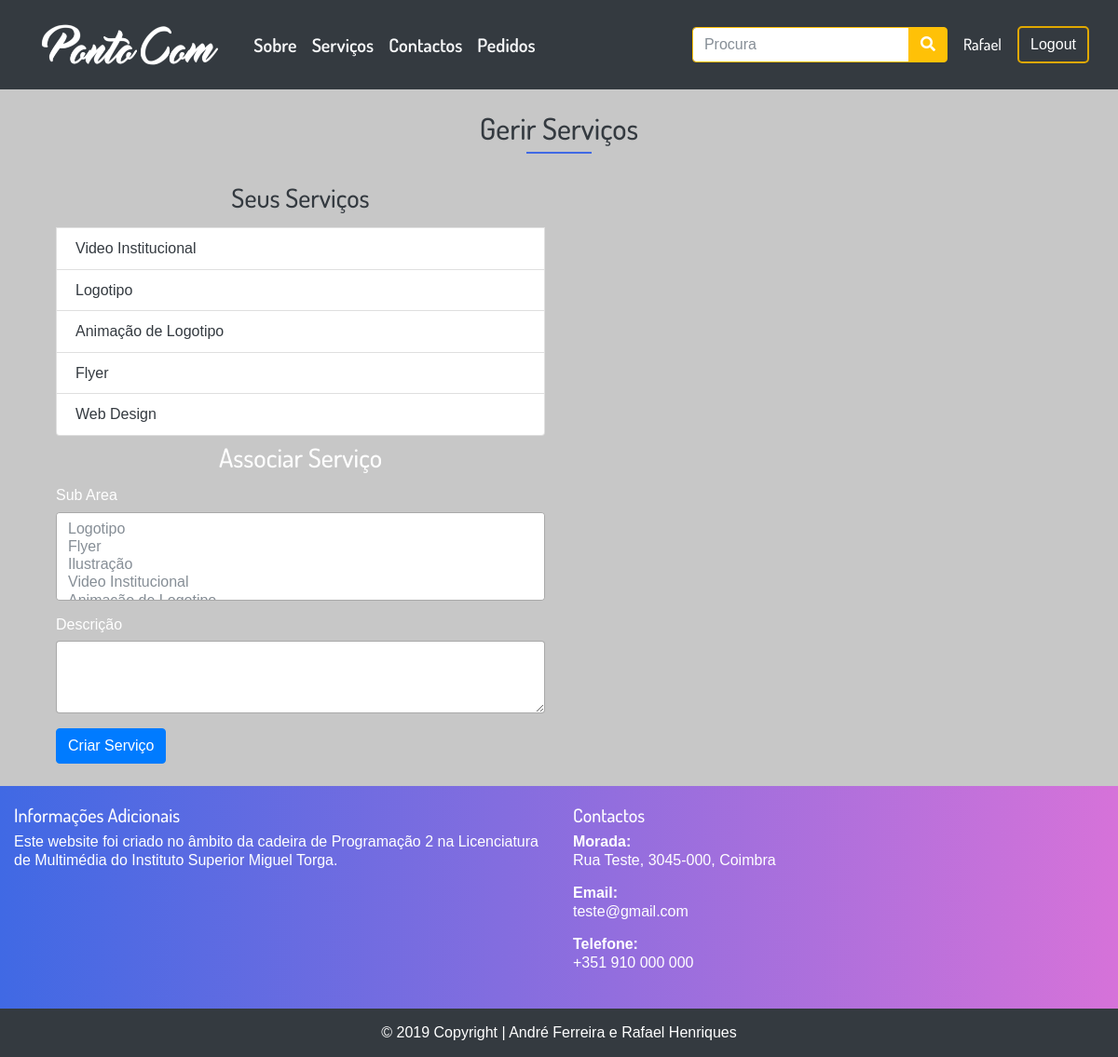
Screenshot of /index.php?op=gerirservicos (signed in) with the database file from the repository.
### tables this page shows
CREATE TABLE IF NOT EXISTS `subarea` (
  `id_subarea` int(11) NOT NULL AUTO_INCREMENT,
  `nome` varchar(50) NOT NULL,
  `data` datetime NOT NULL DEFAULT CURRENT_TIMESTAMP ON UPDATE CURRENT_TIMESTAMP,
  `id_area` int(11) NOT NULL,
  PRIMARY KEY (`id_subarea`),
  KEY `fk_id_area_area` (`id_area`)
);

### inc/gerirservicos.inc.php (the view, shortened to what this page needs)
<?php
if(isset($_SESSION['nome'],$_SESSION['id_utilizador'])){
$id = $_SESSION["id_utilizador"];
?>
<br>
<header class="col-md-12 mb-4">
<h2 class="text-center text-dark">Gerir Serviços</h2>
<span class="underline mb-3"></span>
</header>
<div class="container">
<div class="col-md-6">
<ul class="nav navbar-nav list-group">
<div class="col-12 text-center p-2 text-dark">
                <h3 class="">Seus Serviços</h3>
            </div>
<?php
                        $db = new PDO("mysql:host=localhost; dbname=projetofinal","root","");
                        $dados = $db->query("SELECT subarea.nome FROM servico JOIN utilizador ON servico.id_utilizador = utilizador.id_utilizador JOIN subarea ON servico.id_subarea = subarea.id_subarea JOIN area ON subarea.id_area = area.id_area WHERE utilizador.id_utilizador = $id");
                        foreach($dados as $row) {
                            echo' <li class="list-group-item text-dark">'.$row["nome"].'</li>';
                        }
                    ?>
       </ul>
</div>
<div class="col-md-6">
<div class="col-12 text-center p-2">
                <h3 class="">Associar Serviço</h3>
            </div>
<form method="post" action="" enctype="multipart/form-data">
  <div class="form-group">
    <label for="exampleFormControlSelect2">Sub Area</label>
    <select multiple class="form-control" name="subarea" id="exampleFormControlSelect1">
    <?php
                        $db = new PDO("mysql:host=localhost; dbname=projetofinal","root","");
                        $dados = $db->query("SELECT * FROM subarea");
                        foreach($dados as $row) {
                            echo'<option class="text-secondary" value="'.$row['id_subarea'].'">'.$row['nome'].'</option>';
                        }
    ?>
        </select>
  </div>
  <div class="form-group">
    <label for="exampleFormControlTextarea1">Descrição</label>
    <textarea class="form-control" id="exampleFormControlTextarea1" name="descricao" rows="3"></textarea>
  </div>
  <div class="form-actions">
     <button type="submit" name="submitservice" class="btn btn-primary ml-auto">Criar Serviço</button>
   </div>
</form>
</div>
</div>
<?php
}
?>

### index.php (shortened to what this page needs)
<!DOCTYPE html>
<html lang="pt-pt">
<head>
    <link rel="stylesheet" href="css/bootstrap.min.css">
    <link rel="stylesheet" href="css/costum.css">
    <link href="css/fontawesome/css/all.css" rel="stylesheet">
</head>
<body>
    <?php include("inc/menu.inc.php"); ?>
    <?php
$host = $_SERVER['SERVER_NAME'] . $_SERVER['REQUEST_URI'];
$host = basename($host);
if($host == "index.php") {
 require("inc/main.inc.php");
} else {
    if(isset($_REQUEST["op"])) {
      $op = $_REQUEST["op"];
              switch($op) {
        case "gerirservicos": require("inc/gerirservicos.inc.php"); break;
      }
  } else {
      require("inc/main.inc.php");
  }
}
?>
    <?php
        include("inc/footer.inc.php");
    ?>
</body>
</html>

### inc/menu.inc.php (shortened to what this page needs)
<div class="container-fluid bg-dark">
        <header class="menu-font-20">
            <nav class="navbar navbar-expand-lg navbar-dark">
                <a href="index.php" class="navbar-brand">
                    <img src="img/logo.png" height="70" class="d-inline-block align-top <?php if (isset($_GET["op"])) if ($_GET["op"] == 0) echo "active";?>">
                </a>
                <div id="menu" class="collapse navbar-collapse">
                    <ul class="navbar-nav mr-auto text-light">
                        <li class="nav-item">
                            <a href="index.php?op=sobre" class="nav-link <?php if (isset($_GET["op"])) if ($_GET["op"] == 1) echo "active";?> text-light f-600">Sobre</a>
                        </li>
                        <li class="nav-item">
                            <a href="index.php?op=servicos" class="nav-link <?php if (isset($_GET["op"])) if ($_GET["op"] == 2) echo "active";?> text-light f-600">Serviços</a>
                        </li>
                        <li class="nav-item">
                            <a href="index.php?op=contactos" class="nav-link <?php if (isset($_GET["op"])) if ($_GET["op"] == 3) echo "active";?> text-light f-600">Contactos</a>
                        </li>
                        <?php
                        if(isset($_SESSION["nome"]))
                        { ?>
                        <li class="nav-item">
                            <a href="index.php?op=pedidos" class="nav-link <?php if (isset($_GET["op"])) if ($_GET["op"] == 4) echo "active"; ?> text-light f-600">Pedidos</a>
                        </li>
                        <?php
                        }
                        ?>
                    </ul>
                    <form class="form-inline" method="post">
                        <div class="input-group">
                            <input class="form-control border border-warning" name="search" type="search" placeholder="Procura" aria-label="Search" required>
                            <span class="input-group-btn">
                                <button class="btn btn-warning" formaction="index.php?op=procura"><i class="fas fa-search"></i></button>
                            </span>
                        </div>
                    </form>
                <?php
if(isset($_SESSION["nome"]))
 {
      echo '<a href="index.php?op=userpage" class="btn m-1 btn-default f-500 f-17">'.$_SESSION["nome"].'</a>
      <a href="index.php?op=logout" class="btn btn-login">Logout</a>';
 } else {
    echo '<a href="index.php?op=login" class="btn m-1 btn-default f-500 f-17">Login</a>
    <a href="index.php?op=registar" class="btn btn-login">Registar</a>';
 }
            ?>
                </div>
            </nav>
        </header>
    </div>

### inc/footer.inc.php (shortened to what this page needs)
<footer class="footer page-footer font-small pt-4">
<div class="grad pad-top-20">
  <div class="container-fluid text-center text-md-left">
    <div class="row">
      <div class="col-md-6 mt-md-0 mt-3">
        <h5>Informações Adicionais</h5>
        <p>Este website foi criado no âmbito da cadeira de Programação 2 na Licenciatura de Multimédia
            do Instituto Superior Miguel Torga.</p>
      </div>
      <div class="col-md-4">
              <h5>Contactos</h5>
              <dl class="contact-list">
                <dt>Morada:</dt>
                <dd>Rua Teste, 3045-000, Coimbra</dd>
              </dl>
              <dl class="contact-list">
                <dt>Email:</dt>
                <dd><a class="text-white" href="mailto:">teste@gmail.com</a></dd>
              </dl>
              <dl class="contact-list">
                <dt>Telefone:</dt>
                <dd><a class="text-white" href="tel: +351">+351 910 000 000 </a></dd>
              </dl>
            </div>
    </div>
  </div>
  <div class="page-footer font-small bg-dark mt-4">
<div class="footer-copyright text-center py-3 nova-s">© 2019 Copyright |
    <a target="_blank" href="https://www.falcondesign.pt/" class="nova-s">André Ferreira</a> e <a href="#" class="nova-s">Rafael Henriques</a>
  </div>
</div>
</div>

### css/costum.css (style rules this page uses)
* { margin: 0; padding: 0; font-size: 100%; border: none; outline: none; line-height: 1.22; color: #fff; box-sizing: border-box; font-family: 'Dosis', sans-serif; }
body { background-repeat: no-repeat; background-position: center center; background-attachment: fixed; background-color: #c7c7c7; }
.grad { background-image: linear-gradient(to right, #4069E4 , #D672D9); }
a, a:hover, a:focus, .footer-copyright>a:hover { text-decoration: none; color: #6c757d; }
.footer-copyright>a { color: #fff; }
.footer { text-align: center; width: 100%; }
.menu-font-20 { font: 20px sans-serif; }
.btn-login { border: 2px solid #e0a800; background: none; position: relative; color: #fff; z-index: 1; border-radius: 5px; height: 100%; transition: all .50s ease-in-out; transition: all .50s ease-in-out; -moz-transition: all .50s ease-in-out; -webkit-transition: all .50s ease-in-out; }
.btn-default { background: none; position: relative; color: #fff; z-index: 1; border-radius: 5px; height: 100%; transition: all .50s ease-in-out; transition: all .50s ease-in-out; -moz-transition: all .50s ease-in-out; -webkit-transition: all .50s ease-in-out; }
.pad-top-20 { padding-top: 20px; }
.underline { content: ''; border-top: 2px solid #4069E4; width: 70px; display: block; margin-bottom: 8px; margin: 0 auto; }
.f-500 { font-weight: 500; }
.f-600 { font-weight:600; }
.f-17 { font-size: 17px; }

### rows the page displays
subarea: nome "Video Institucional", $row['id_subarea'] 9 (drawn)
subarea: nome "Logotipo", $row['id_subarea'] 6 (drawn)
subarea: nome "Animação de Logotipo", $row['id_subarea'] 10 (drawn)
subarea: nome "Flyer", $row['id_subarea'] 7 (drawn)
subarea: nome "Web Design"

### other values shown
$_SESSION["nome"] "Rafael"
